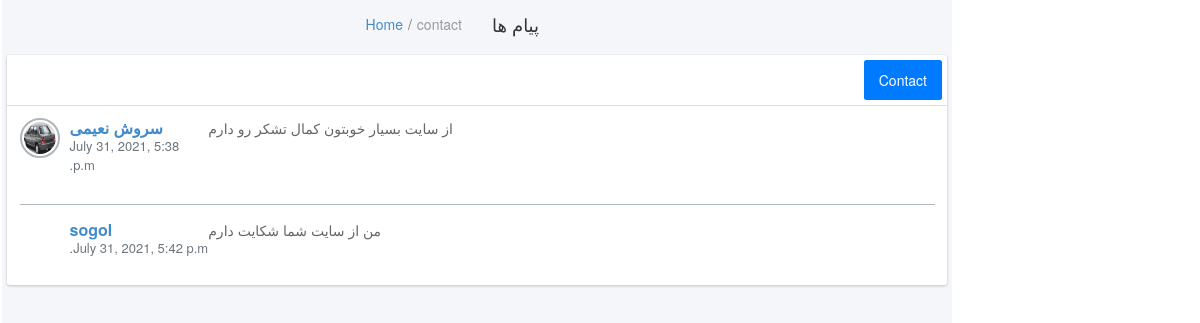
The app's page /account/contact (signed in) with its own data.
### shop_contact/models.py (models this page shows, shortened)
class ContactUs(models.Model):
    user = models.ForeignKey(UserAccount, on_delete=models.CASCADE, default=None)
    subject = models.CharField(max_length=250)
    message = models.TextField()
    create_on = models.DateTimeField(auto_now_add=True)

### shop_account/models.py (models this page shows, shortened)
class Profile(models.Model):
    user = models.OneToOneField(UserAccount, on_delete=models.CASCADE)
    f_name = models.CharField(max_length=255, null=True, blank=True)
    l_name = models.CharField(max_length=255, null=True, blank=True)
    phone = models.IntegerField(null=True, blank=True)
    address = models.CharField(max_length=300, null=True, blank=True)
    avatar_image = models.ImageField(upload_to='profile-image', null=True, blank=True)

class UserAccount(AbstractBaseUser):
    email = models.EmailField(max_length=255, unique=True)
    name = models.CharField(max_length=255)
    is_active = models.BooleanField(default=True)
    is_staff = models.BooleanField(default=False)
    objects = UserAccountManager()
    USERNAME_FIELD = 'email'
    REQUIRED_FIELDS = ['name']

### shop_account/views.py (the view)
# urls.py: path('contact', views.contact)
@login_required(login_url='/login')
def contact(request):
    contact = ContactUs.objects.all()
    return render(request, 'account/contact.html', {'contact': contact})

### shop_account/templates/account/contact.html
{% extends 'account/base_profile/base.html' %}
{% load static %}
{% block profile %}
    <div class="content-wrapper" style="min-height: 1231.06px;">
        <section class="content-header">
            <div class="container-fluid">
                <div class="row mb-2">
                    <div class="col-sm-6">
                        <h1>پیام ها</h1>
                    </div>
                    <div class="col-sm-6">
                        <ol class="breadcrumb float-sm-right">
                            <li class="breadcrumb-item active">contact</li>
                            <li class="breadcrumb-item"><a href="#">Home</a></li>
                        </ol>
                    </div>
                </div>
        </section>
        <section class="content">
            <div class="container-fluid">
                <div class="row">
                    <div class="col-md">
                        <div class="card">
                            <div class="card-header p-2">
                                <ul class="nav nav-pills">
                                    <li class="nav-item"><a class="nav-link active" href="#activity" data-toggle="tab">Contact</a>
                                    </li>
                                </ul>
                            </div>
                            <div class="card-body">
                                <div class="tab-content">
                                    <div class="active tab-pane" id="activity">
                                        {% for c in contact %}
                                            <div class="post clearfix">
                                                <div class="user-block">
                                                    {% if c.user.profile.avatar_image %}
                                                        <img class="img-circle img-bordered-sm"
                                                         src="{{ c.user.profile.avatar_image.url }}"
                                                         alt="user image">
                                                    {% endif %}
                                                    <span class="username">
                                                        <a href="#">{{ c.user.name }}</a>
                                                        <a href="#" class="float-right btn-tool"><i
                                                                class="fas fa-times"></i></a>
                                                    </span>
                                                    <span class="description">{{ c.create_on }}</span>
                                                </div>
                                                <p>
                                                    {{ c.message }}
                                                </p>
                                            </div>
                                        {% endfor %}
                                    </div>
                                </div>
                            </div>
                        </div>
                    </div>
                </div>
            </div>
        </section>
    </div>
{% endblock %}

### records on screen
ContactUs: user.profile.avatar_image (picture), user.name "سروش نعیمی", create_on "July 31, 2021, 5:38 p.m.", message "از سایت بسیار خوبتون کمال تشکر رو دارم"
ContactUs: user.name "sogol", create_on "July 31, 2021, 5:42 p.m.", message "من از سایت شما شکایت دارم"
